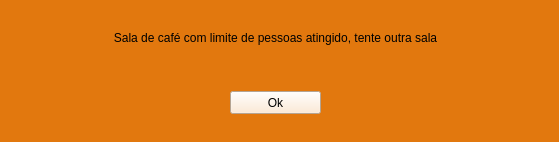
<?xml version="1.0" encoding="UTF-8"?>
<ui version="4.0">
 <class>Form</class>
 <widget class="QWidget" name="Form">
  <property name="geometry">
   <rect>
    <x>0</x>
    <y>0</y>
    <width>559</width>
    <height>142</height>
   </rect>
  </property>
  <property name="minimumSize">
   <size>
    <width>559</width>
    <height>142</height>
   </size>
  </property>
  <property name="maximumSize">
   <size>
    <width>559</width>
    <height>142</height>
   </size>
  </property>
  <property name="windowTitle">
   <string>Form</string>
  </property>
  <property name="styleSheet">
   <string notr="true">background-color: rgb(226, 120, 14);</string>
  </property>
  <widget class="QWidget" name="verticalLayoutWidget_2">
   <property name="geometry">
    <rect>
     <x>10</x>
     <y>10</y>
     <width>531</width>
     <height>124</height>
    </rect>
   </property>
   <layout class="QVBoxLayout" name="verticalLayout_2">
    <property name="leftMargin">
     <number>0</number>
    </property>
    <property name="topMargin">
     <number>0</number>
    </property>
    <property name="rightMargin">
     <number>0</number>
    </property>
    <property name="bottomMargin">
     <number>0</number>
    </property>
    <item>
     <widget class="QLabel" name="label_2">
      <property name="styleSheet">
       <string notr="true">font: 14pt &quot;Arial&quot;;</string>
      </property>
      <property name="text">
       <string>Sala de café com limite de pessoas atingido, tente outra sala</string>
      </property>
      <property name="alignment">
       <set>Qt::AlignCenter</set>
      </property>
     </widget>
    </item>
    <item>
     <layout class="QHBoxLayout" name="horizontalLayout_2">
      <property name="spacing">
       <number>6</number>
      </property>
      <property name="leftMargin">
       <number>200</number>
      </property>
      <property name="topMargin">
       <number>20</number>
      </property>
      <property name="rightMargin">
       <number>200</number>
      </property>
      <property name="bottomMargin">
       <number>20</number>
      </property>
      <item>
       <widget class="QPushButton" name="btnOk">
        <property name="minimumSize">
         <size>
          <width>91</width>
          <height>23</height>
         </size>
        </property>
        <property name="maximumSize">
         <size>
          <width>91</width>
          <height>23</height>
         </size>
        </property>
        <property name="styleSheet">
         <string notr="true">background-color: rgb(254, 230, 204);</string>
        </property>
        <property name="text">
         <string>Ok</string>
        </property>
       </widget>
      </item>
     </layout>
    </item>
   </layout>
  </widget>
 </widget>
 <resources/>
 <connections/>
</ui>
